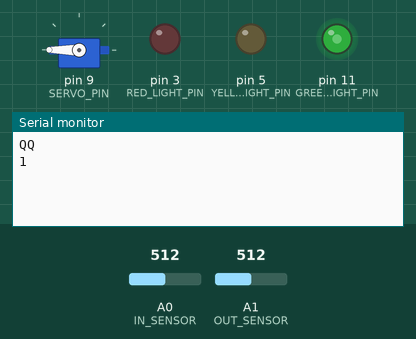
A sketch run on a simulated Arduino Uno, built with avr-gcc and run on an emulated ATmega328P. Shown: servo, output pins drawn as LEDs (lit = HIGH), the last lines printed to the serial monitor. The test bench sets the inputs (shaded band); at power-on: A0 (IN_SENSOR) = 512, A1 (OUT_SENSOR) = 512.

Above: at 1.2 s.
1.3 s: A0 (IN_SENSOR) set to 416
At 4.2 s:
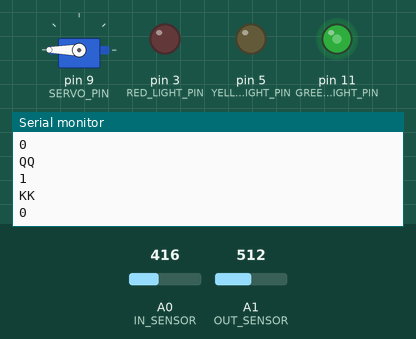
4.3 s: A0 (IN_SENSOR) set to 385
At 4.8 s:
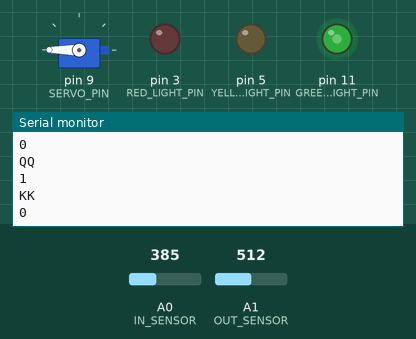

The sketch:

ParkingLot_sys.ino
```cpp
#include "ParkingLot_sys.h"
#include <Servo.h>

uint16_t in_sensor_threshold = 400;
uint16_t out_sensor_threshold = 130;
uint16_t time_threshold = 1000;
uint8_t num_car = 0;
uint8_t Max_car = 3;
long in_current_time = millis();
long out_current_time = millis();
Servo myServo;  // create a servo object

void yellow_light(void)
{
  analogWrite(RED_LIGHT_PIN, 100);
  analogWrite(GREEN_LIGHT_PIN, 120);
  analogWrite(YELLOW_LIGHT_PIN, 0);
}
void green_light(void)
{
  analogWrite(GREEN_LIGHT_PIN, 110);
  analogWrite(YELLOW_LIGHT_PIN, 0);
  analogWrite(RED_LIGHT_PIN, 0);
}
void red_light(void)
{
  analogWrite(RED_LIGHT_PIN, 110);
  analogWrite(YELLOW_LIGHT_PIN, 0);
  analogWrite(GREEN_LIGHT_PIN, 0);
}

void gate_down(void)
{
  myServo.write(180);
}
void gate_up(void)
{
  myServo.write(90);
}

void light_state(int light_case)
{
  switch(light_case)
  {
    case 0:
    case 1:
    {
      green_light();
      break;
    }
    case 2:
    {
      yellow_light();
      break;
    }
    case 3:
    {
      red_light();
      break;
    }
    default:
      break;
  }
}

void setup() {
  // put your setup code here, to run once:
  pinMode(RED_LIGHT_PIN, OUTPUT);
  pinMode(GREEN_LIGHT_PIN, OUTPUT);
  pinMode(YELLOW_LIGHT_PIN, OUTPUT);
  myServo.attach(SERVO_PIN); // attaches the servo on pin 9 to the servo object
  pinMode(IN_SENSOR, INPUT_PULLUP);
  pinMode(OUT_SENSOR, INPUT_PULLUP);
  Serial.begin(9600);   // 與電腦序列埠連線
  in_current_time = millis();
  out_current_time = millis();
  gate_down();
  num_car = 0;
  light_state(num_car);
}

void loop() {
  // put your main code here, to run repeatedly:
  if(num_car < Max_car)
  {
    if(analogRead(IN_SENSOR) > in_sensor_threshold)
    {
      if((millis()-in_current_time) > time_threshold)
      {
        gate_up();
        in_current_time = millis();
        num_car++;

        while(1)
        {
          if(analogRead(OUT_SENSOR) > out_sensor_threshold)
          {
            if((millis()-out_current_time) > time_threshold)
            {
              gate_down();
              out_current_time = millis();
              light_state(num_car);
              break;
            }
          }
        }
        Serial.println("QQ");
        Serial.println(num_car);
      }
    }
  }
  if(num_car)
  {
    if(analogRead(OUT_SENSOR) > out_sensor_threshold)
    {
      if((millis()-out_current_time) > time_threshold)
      {
        gate_up();
        out_current_time = millis();
        num_car--;

        while(1)
        {
          if(analogRead(IN_SENSOR) > in_sensor_threshold)
          {
            if((millis()-in_current_time) > time_threshold)
            {
              gate_down();
              in_current_time = millis();
              light_state(num_car);
              break;
            }
          }
        }
        Serial.println("KK");
        Serial.println(num_car);
      }
    }
  }
}
```

ParkingLot_sys.h
```cpp
/***
 * parking lot system for IoT class
 * Coded by Guan_Yaun Fan
 * 2018/03/08
***/
#define RED_LIGHT_PIN 3
#define GREEN_LIGHT_PIN 11
#define YELLOW_LIGHT_PIN 5
#define SERVO_PIN 9
#define IN_SENSOR A0
#define OUT_SENSOR A1
```

Measured:
- after the input at 4.3 s, pin 3 (RED_LIGHT_PIN): stops changing and stays LOW; pin 11 (GREEN_LIGHT_PIN): stops changing and stays 110/255
